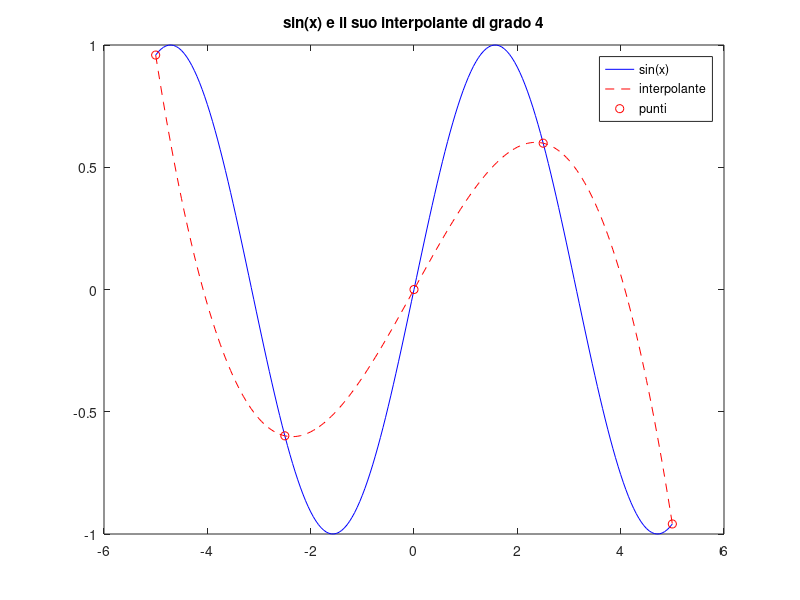

The MATLAB source for this figure:
%Interpolazione polinomiale della funzione seno in [-5,5]
%usiamo polyfit e polyval
n = input('Introdurre numero di punti: ');
a = -5;
b = 5;
%calcolo i nod (equispaziati)
x = linspace(a,b,n);
y = sin(x); %ordinate dei punti da interpolare

%creazione del vettore xval (201 punti)
xval = linspace(a,b,201);

%calcoliamo il polinomio con polyfit
grado = n -1;
c = polyfit(x, y, grado);
yval = polyval(c, xval);

%creazione del grafico della funzione e del suo interpolante
clf;
plot(xval, sin(xval), 'b-');
hold on;
plot(xval, yval, 'r--'); %'r--' e' linea rossa
plot(x,y,'ro');
hold off;
string = ['sin(x) e il suo interpolante di grado ', num2str(grado)];
title(string);
legend('sin(x)','interpolante','punti');

%il modo in cui polyfit calcola i coefficienti e' mal condizionato
